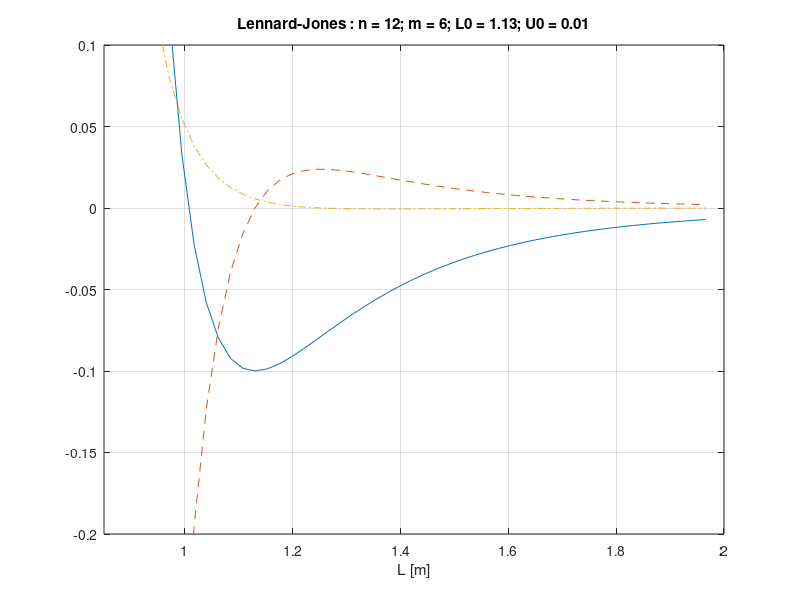

Here is the MATLAB script that generated this plot: (Note: this script raises an error after producing the figure.)
%**********************************************************************
clear all; 

i = 0;
n = 12;
m = 6;
U0 = 0.01;
L0 = 1.13;
dL = L0/50;

for L=(L0-8*dL):(dL):(1.75*L0)
  i = i + 1;

  a = L0/L;
  
  U = m/(n-m)   * U0         * (   a^n           - n/m * a^m     );

  F = m*n/(n-m) * U0/L0      * ( - a^(n+1)       + a^(m+1)       );

  K = m*n/(n-m) * U0/(L0*L0) * (   (n+1)*a^(n+2) - (m+1)*a^(m+2) );
  
  AL(i) = L;
  AU(i) = U;
  AF(i) = F;
  AK(i) = K;
end;

figure;
plot(AL,AU*10,AL,AF,'--',AL,AK/100,'-.');grid on;axis([0.85 2 -0.2 0.1]);
xlabel('L [m]');
title('Lennard-Jones : n = 12; m = 6; L0 = 1.13; U0 = 0.01');
legend('U*10 [Nm]','F [N]','K/100 [N/m]',4);

%**********************************************************************
